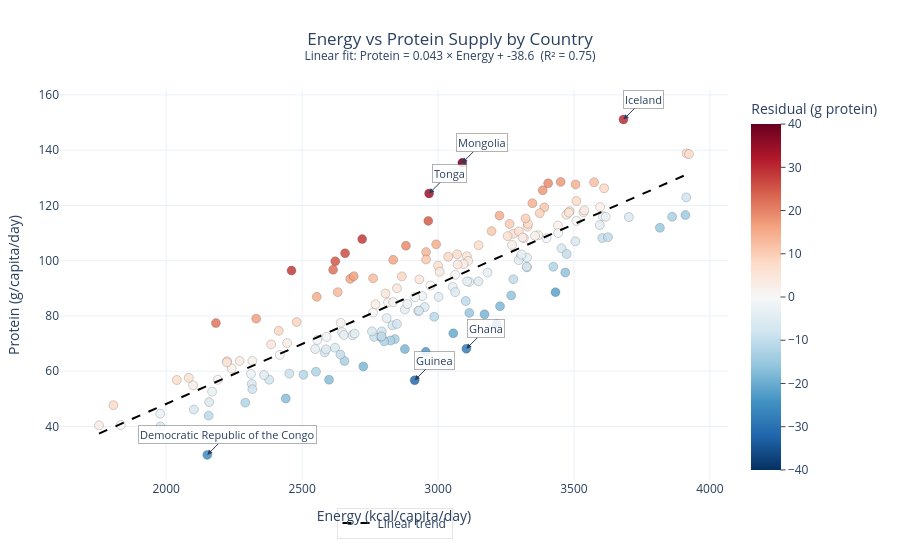

Source (notebook cell):
### Markdown cell above
<p style="text-align: justify;">
  This visualization tests whether higher <b>dietary energy availability</b> is associated
  with higher <b>protein supply</b> per person. We plot energy (kcal/capita/day) against
  protein (g/capita/day) to assess the relationship between food <b>quantity</b> and
  nutritional <b>quality</b>, where a positive trend suggests more calories generally come
  with more protein, while a wide spread indicates differences in diet composition.
</p>

### Code cell
agg = (
    faostat_dataset[
        faostat_dataset["Indicator"].isin(["Energy supply", "Protein supply"])
    ]
    .groupby(["Area", "Indicator"], as_index=False)["Value"]
    .sum()
)

df = (
    agg.pivot(index="Area", columns="Indicator", values="Value")
       .rename(columns={
           "Energy supply": "Energy_kcal",
           "Protein supply": "Protein_g"
       })
       .reset_index()
       .dropna()
)

x = df["Energy_kcal"].to_numpy()
y = df["Protein_g"].to_numpy()

m, b = np.polyfit(x, y, 1)
r = np.corrcoef(x, y)[0, 1]
r2 = r ** 2

df["Fitted"] = m * df["Energy_kcal"] + b
df["Residual"] = df["Protein_g"] - df["Fitted"]

hi = df.nlargest(3, "Residual")
lo = df.nsmallest(3, "Residual")
ann_points = pd.concat([hi, lo])

x_line = np.linspace(df["Energy_kcal"].min(), df["Energy_kcal"].max(), 200)
y_line = m * x_line + b

fig = px.scatter(
    df,
    x="Energy_kcal",
    y="Protein_g",
    color="Residual",
    color_continuous_scale="RdBu_r",
    color_continuous_midpoint=0,
    hover_name="Area",
    hover_data={
        "Energy_kcal": ":.0f",
        "Protein_g": ":.0f",
        "Residual": ":+.1f"
    },
    labels={
        "Energy_kcal": "Energy (kcal/capita/day)",
        "Protein_g": "Protein (g/capita/day)",
        "Residual": "Protein vs trend (g)"
    },
    title=(
        "Energy vs Protein Supply by Country<br>"
        f"<sup>Linear fit: Protein = {m:.3f} × Energy + {b:.1f}  (R² = {r2:.2f})</sup>"
    ),
    template="plotly_white",
    opacity=0.85,
)

fig.add_trace(
    go.Scatter(
        x=x_line,
        y=y_line,
        mode="lines",
        name="Linear trend",
        line=dict(color="black", width=2, dash="dash"),
        hoverinfo="skip",
    )
)

for _, row in ann_points.iterrows():
    fig.add_annotation(
        x=row["Energy_kcal"],
        y=row["Protein_g"],
        text=row["Area"],
        showarrow=True,
        arrowhead=2,
        ax=20,
        ay=-20,
        bgcolor="rgba(255,255,255,0.85)",
        bordercolor="rgba(0,0,0,0.3)",
        borderwidth=1,
        font=dict(size=11),
    )

fig.update_traces(
    selector=dict(mode="markers"),
    marker=dict(
        size=9,
        line=dict(width=0.5, color="rgba(0,0,0,0.4)")
    ),
    hovertemplate=(
        "<b>%{hovertext}</b><br>"
        "Energy: %{x:,.0f} kcal/day<br>"
        "Protein: %{y:,.0f} g/day<br>"
        "Residual: %{marker.color:+.1f} g"
        "<extra></extra>"
    ),
)

fig.update_layout(
    height=700,
    title_x=0.5,
    margin=dict(l=60, r=80, t=90, b=80),

    legend=dict(
        orientation="h",
        yanchor="bottom",
        y=-0.15,
        xanchor="center",
        x=0.5,
        bgcolor="rgba(255,255,255,0.8)",
        bordercolor="rgba(0,0,0,0.1)",
        borderwidth=1,
    ),

    coloraxis_colorbar=dict(
        title="Residual (g protein)",
        ticks="outside",
        x=1.02,
    ),
)

fig.show()

### Figure 1 — Plotly figure (JSON) as saved in the notebook; plotly's stock layout.template omitted (floating-point values rounded to 4 significant figures; data arrays with more than 128 entries replaced by an {"elided": "..."} marker saying what was removed)
{"data": [{"customdata": {"elided": "186x1 float values"}, "hovertemplate": "<b>%{hovertext}</b><br>Energy: %{x:,.0f} kcal/day<br>Protein: %{y:,.0f} g/day<br>Residual: %{marker.color:+.1f} g<extra></extra>", "hovertext": {"elided": "186 str values"}, "legendgroup": "", "marker": {"color": {"elided": "186 float values"}, "coloraxis": "coloraxis", "line": {"color": "rgba(0, 0, 0, 0.4)", "width": 0.5}, "opacity": 0.85, "size": 9, "symbol": "circle"}, "mode": "markers", "name": "", "orientation": "v", "showlegend": false, "type": "scatter", "x": {"elided": "186 int values"}, "xaxis": "x", "y": {"elided": "186 float values"}, "yaxis": "y"}, {"hoverinfo": "skip", "line": {"color": "black", "dash": "dash", "width": 2}, "mode": "lines", "name": "Linear trend", "type": "scatter", "x": {"elided": "200 float values"}, "y": {"elided": "200 float values"}}], "layout": {"annotations": [{"arrowhead": 2, "ax": 20, "ay": -20, "bgcolor": "rgba(255,255,255,0.85)", "bordercolor": "rgba(0, 0, 0, 0.3)", "borderwidth": 1, "font": {"size": 11}, "showarrow": true, "text": "Mongolia", "x": 3089, "y": 135.4}, {"arrowhead": 2, "ax": 20, "ay": -20, "bgcolor": "rgba(255,255,255,0.85)", "bordercolor": "rgba(0, 0, 0, 0.3)", "borderwidth": 1, "font": {"size": 11}, "showarrow": true, "text": "Tonga", "x": 2967, "y": 124.3}, {"arrowhead": 2, "ax": 20, "ay": -20, "bgcolor": "rgba(255,255,255,0.85)", "bordercolor": "rgba(0, 0, 0, 0.3)", "borderwidth": 1, "font": {"size": 11}, "showarrow": true, "text": "Iceland", "x": 3682, "y": 151.1}, {"arrowhead": 2, "ax": 20, "ay": -20, "bgcolor": "rgba(255,255,255,0.85)", "bordercolor": "rgba(0, 0, 0, 0.3)", "borderwidth": 1, "font": {"size": 11}, "showarrow": true, "text": "Guinea", "x": 2914, "y": 56.7}, {"arrowhead": 2, "ax": 20, "ay": -20, "bgcolor": "rgba(255,255,255,0.85)", "bordercolor": "rgba(0, 0, 0, 0.3)", "borderwidth": 1, "font": {"size": 11}, "showarrow": true, "text": "Ghana", "x": 3104, "y": 68.1}, {"arrowhead": 2, "ax": 20, "ay": -20, "bgcolor": "rgba(255,255,255,0.85)", "bordercolor": "rgba(0, 0, 0, 0.3)", "borderwidth": 1, "font": {"size": 11}, "showarrow": true, "text": "Democratic Republic of the Congo", "x": 2151, "y": 29.7}], "autosize": true, "coloraxis": {"cmid": 0, "colorbar": {"ticks": "outside", "title": {"text": "Residual (g protein)"}, "x": 1.02, "y": 0.5}, "colorscale": [[0, "rgb(5,48,97)"], [0.1, "rgb(33,102,172)"], [0.2, "rgb(67,147,195)"], [0.3, "rgb(146,197,222)"], [0.4, "rgb(209,229,240)"], [0.5, "rgb(247,247,247)"], [0.6, "rgb(253,219,199)"], [0.7, "rgb(244,165,130)"], [0.8, "rgb(214,96,77)"], [0.9, "rgb(178,24,43)"], [1, "rgb(103,0,31)"]]}, "legend": {"bgcolor": "rgba(255,255,255,0.8)", "bordercolor": "rgba(0, 0, 0, 0.1)", "borderwidth": 1, "orientation": "h", "tracegroupgap": 0, "x": 0.5, "xanchor": "center", "y": -0.15, "yanchor": "bottom"}, "margin": {"b": 80, "l": 60, "r": 80, "t": 90}, "title": {"text": "Energy vs Protein Supply by Country<br><sup>Linear fit: Protein = 0.043 × Energy + -38.6  (R² = 0.75)</sup>", "x": 0.5}, "xaxis": {"anchor": "y", "autorange": true, "domain": [0, 1], "range": [1615.0, 4061.0], "title": {"text": "Energy (kcal/capita/day)"}, "type": "linear"}, "yaxis": {"anchor": "x", "autorange": true, "domain": [0, 1], "range": [17.11, 175.2], "title": {"text": "Protein (g/capita/day)"}, "type": "linear"}}}
